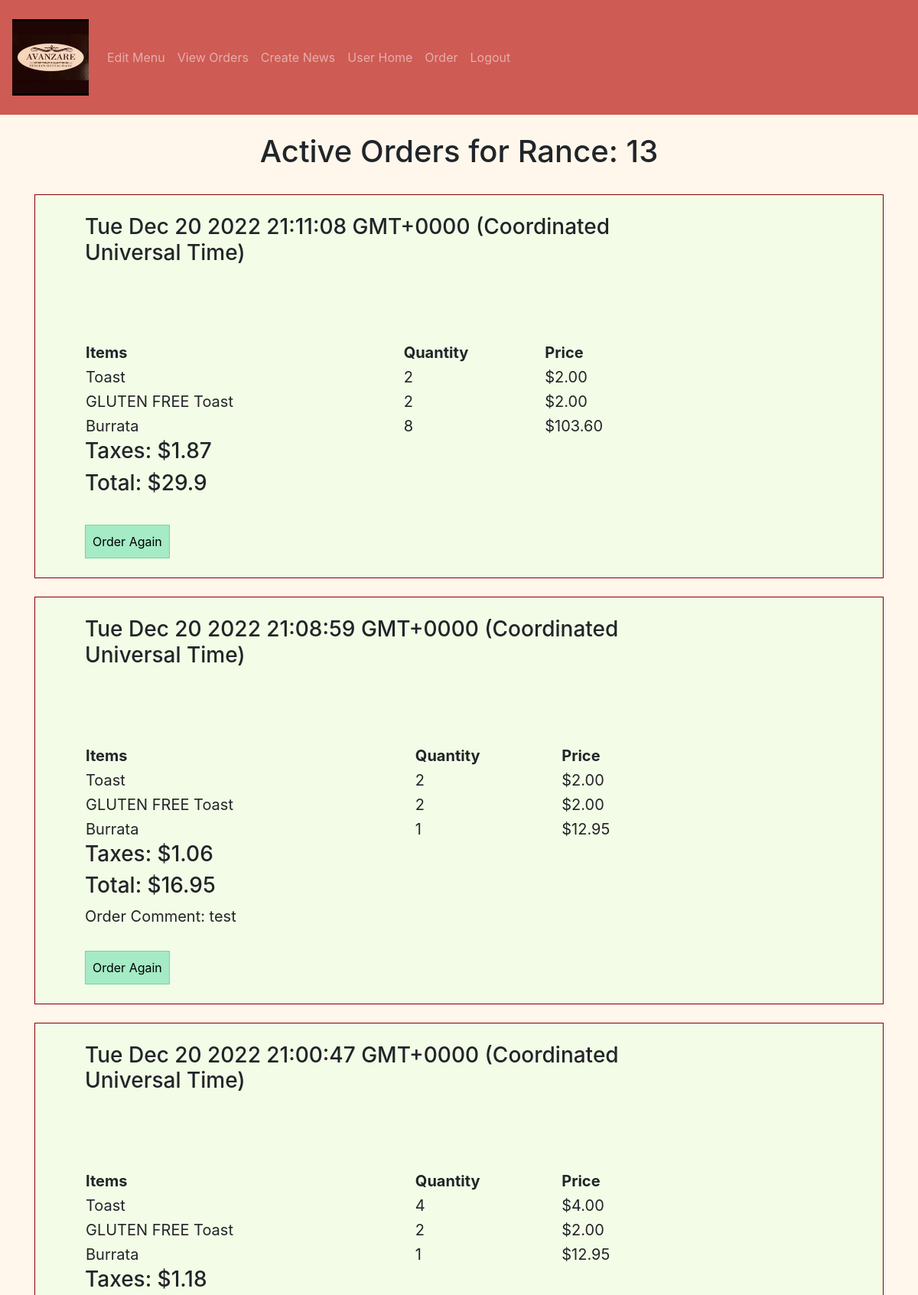
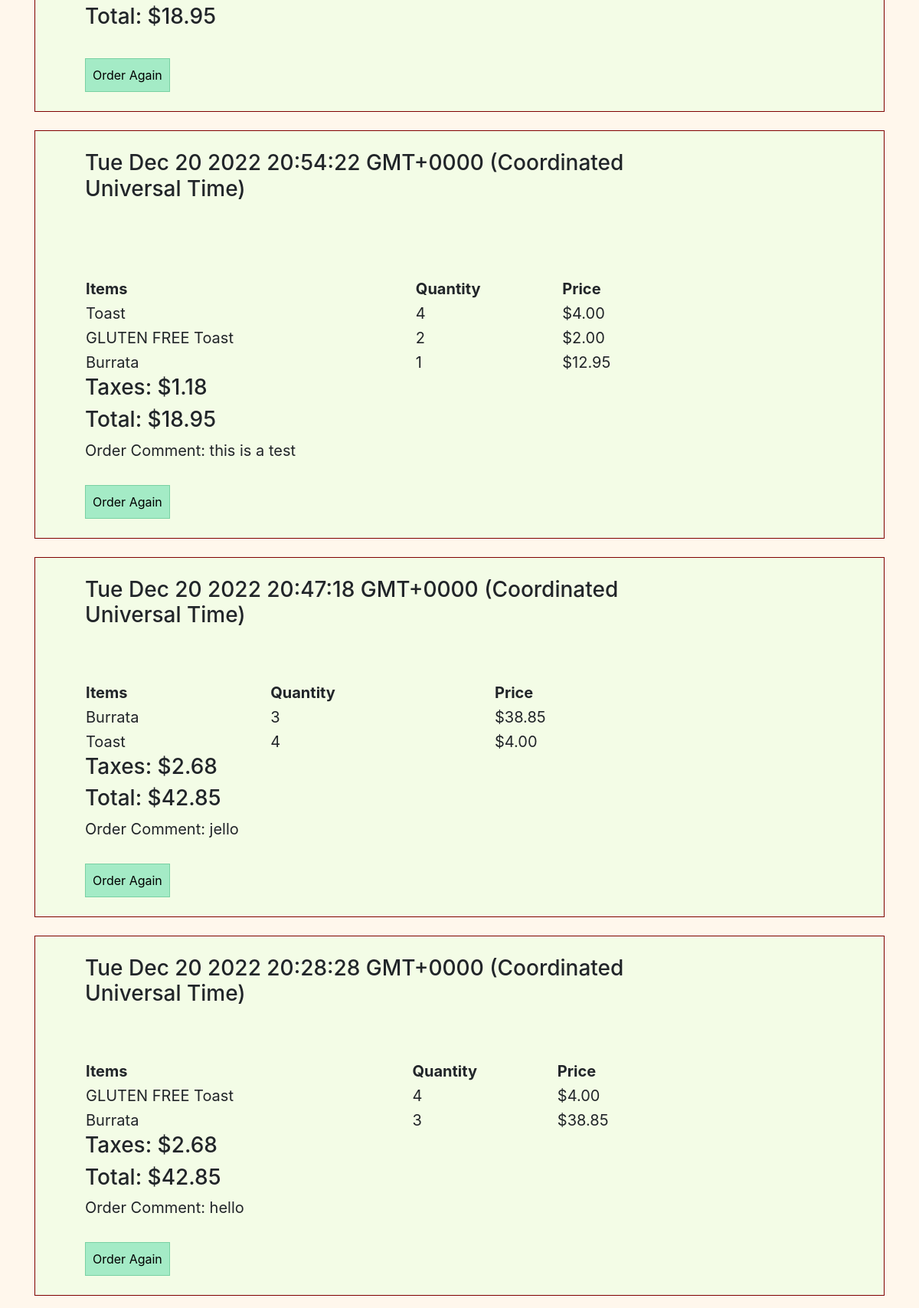
Page /user-home (signed in, upper part) on the committed database (2 pictures, top to bottom).
### avanzareApp/models.py (models this page shows)
class User(db.Model, UserMixin):
    id = db.Column(db.Integer, primary_key=True)
    email = db.Column(db.String(150), unique=True)
    password = db.Column(db.String(150))
    first_name = db.Column(db.String(150))
    items = db.relationship('Menu')
    orders = db.relationship('Order')

class Order(db.Model):
    id = db.Column(db.Integer, primary_key=True)
    name = db.Column(db.String(150))
    comment = db.Column(db.String(10000))
    taxes = db.Column(db.Float)
    total = db.Column(db.Float)
    date = db.Column(db.DateTime(timezone=True), default=func.now())
    user_id = db.Column(db.Integer, db.ForeignKey('user.id'))
    is_active = db.Column(db.String(10))
    items = db.relationship('Menu_order')

class Menu_order(db.Model):
    id = db.Column(db.Integer, primary_key=True)
    name = db.Column(db.String(150))
    price = db.Column(db.String(150))
    item_id = db.Column(db.String(10000))
    menu_type = db.Column(db.String(150))
    gluten_free = db.Column(db.String(150))
    vegan = db.Column(db.String(150))
    date = db.Column(db.DateTime(timezone=True), default=func.now())
    order_id = db.Column(db.Integer, db.ForeignKey('order.id'))

### avanzareApp/views.py (the view)
@views.route('/user-home', methods=['GET', 'POST'])
@login_required
def user_home():
    active_orders = Order.query.filter(Order.user_id == current_user.id).filter(Order.is_active == "Active").all()
    news = db.session.query(News).order_by(News.id.desc()).all()
    db.session.commit()
    return render_template("user_home.html", news=news, active_orders=active_orders, user=current_user)

### avanzareApp/__init__.py (called while the page is built)
def create_app():
    app = Flask(__name__)
    app.config['SECRET KEY'] = 'iudsdbciud ccdoi'
    app.config['SQLALCHEMY_DATABASE_URI'] = f'sqlite:///{DB_NAME}'
    db.init_app(app)
    from .views import views
    from .auth import auth
    app.register_blueprint(views, url_prefix='/')
    app.register_blueprint(auth, url_prefix='/')
    from .models import User, Menu, Menu_order, News, Order
    with app.app_context():
        db.create_all()
    login_manager = LoginManager()
    login_manager.login_view = 'auth.start_page'
    login_manager.init_app(app)
    @login_manager.user_loader
    def load_user(id):
        return User.query.get(int(id))
    return app

### avanzareApp/templates/user_home.html (shortened to what this page needs)
{% extends "base.html" %} {% block title %}Home{% endblock %}
{% block content %}
{% set count = namespace(value=0) %}
{% for order in active_orders %}
    {% set count.value = count.value + 1 %}
{% endfor %}
<h1 align="center">Active Orders for {{ user.first_name }}: {{ count.value }}</h1>
<br />
{% set lst_dates = [] %}
{% for order in active_orders|reverse %}
    {% set tmp_date = order.date|string %}
    {% set tmp_date = tmp_date[5:7] + '/' + tmp_date[8:10] + '/' + tmp_date[:4] + tmp_date[10:] %}
    {% set lst =  [] %}
    <div class="active_orders" style="width: 100%;">
        <div class="text">
            {% set tmp_tag = order.id|string + '_tag' %}
            <h3 id="{{ tmp_tag }}"></h3>
            {% set tmp_tag_table = 'table_' + order.id|string %}
            <table id="{{ tmp_tag_table }}" style="width:95%">
                <tr>
                    <th>Items</th>
                    <th>Quantity</th>
                    <th>Price</th>
                </tr>
                {% for item in order.items %}
                    {% set count = namespace(value=0) %}
                    {% set print_once = 1 %}
                    {% if item.name not in lst %}
                        {% for item_count in order.items %}
                            {% if item.name == item_count.name %}
                                {% set count.value = count.value + 1 %}
                            {% endif %}
                        {% endfor %}
                        {% if print_once == 1 %}
                            <tr>
                                <td>{{ item.name }}</td>
                                <td>{{ count.value }}</td>
                                {% set tmp = (item.price | float) %}
                                <td>{{ "${:,.2f}".format(count.value * tmp) }}</td>
                            </tr>
                            <br />
                        {% endif %}
                        {% set print_once = 1 %}
                    {% endif %}
                {% endfor %}
            </table>
            <h3>Taxes: ${{ order.taxes }}</h3>
            <h3>Total: ${{ order.total }}</h3>
            {% if order.comment != "" and order.comment is not none %}
                <div>Order Comment: {{ order.comment }}</div>
            {% endif %}
            <br />
            <button onclick="orderAgain({{ order.id }})" class="btn-add">Order Again</button>
            <br />
        </div>
    </div>
    <br />
{% endfor %}
<br />
    {% set print_once = 1 %}
{% set count = namespace(value=0) %}
{% for order in user.orders %}
    {% if order.is_active != 'Active' %}
        {% set count.value = count.value + 1 %}
    {% endif %}
{% endfor %}
<br />
<br />
<body onload="loadDates({{ lst_dates|safe }})"></body>
{% include "footer.html" %}
{% endblock %}

### avanzareApp/static/style.css (style rules this page uses)
.active_orders { border:1px solid black; border-color: #800000; padding: 25px; background-color: #f3fce6; }
.text { font-size: 20px; padding-left: 40px; width: 80%; }
.btn-add { background-color: #a4ebc6; color: black; padding: 9px; font-size: 16px; border: none; cursor: pointer; border: solid; border-width: 1px; border-color: #79d1a3; }

### rows in the picture
User: first_name "Rance"
Order: taxes "1.87", total "29.9"
Menu_order: name "Toast", value "2", value "$2.00"
Menu_order: name "GLUTEN FREE Toast", value "2", value "$2.00"
Menu_order: name "Burrata", value "8", value "$103.60"
Order: taxes "1.06", total "16.95", comment "test"
Menu_order: name "Toast", value "2", value "$2.00"
Menu_order: name "GLUTEN FREE Toast", value "2", value "$2.00"
Menu_order: name "Burrata", value "1", value "$12.95"
Order: taxes "1.18", total "18.95"
Menu_order: name "Toast", value "4", value "$4.00"
Menu_order: name "GLUTEN FREE Toast", value "2", value "$2.00"
Menu_order: name "Burrata", value "1", value "$12.95"
Order: taxes "1.18", total "18.95", comment "this is a test"
Menu_order: name "Toast", value "4", value "$4.00"
Menu_order: name "GLUTEN FREE Toast", value "2", value "$2.00"
Menu_order: name "Burrata", value "1", value "$12.95"
Order: taxes "2.68", total "42.85", comment "jello"
Menu_order: name "Burrata", value "3", value "$38.85"
Menu_order: name "Toast", value "4", value "$4.00"
Order: taxes "2.68", total "42.85", comment "hello"
Menu_order: name "GLUTEN FREE Toast", value "4", value "$4.00"
Menu_order: name "Burrata", value "3", value "$38.85"

### other values in the picture
{{ count.value }} "13"
